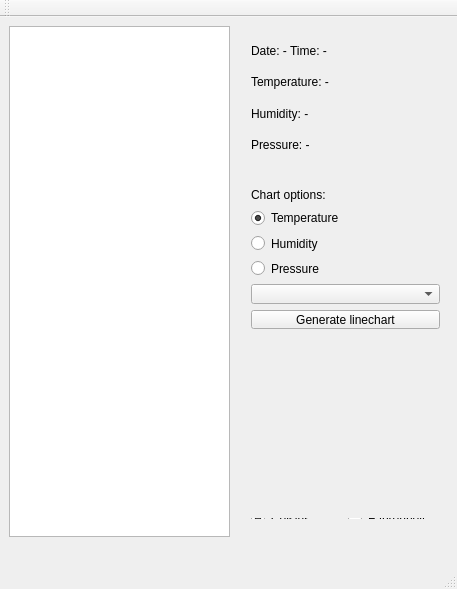
<?xml version="1.0" encoding="UTF-8"?>
<ui version="4.0">
 <class>MainWindow</class>
 <widget class="QMainWindow" name="MainWindow">
  <property name="geometry">
   <rect>
    <x>0</x>
    <y>0</y>
    <width>457</width>
    <height>589</height>
   </rect>
  </property>
  <property name="windowTitle">
   <string>Baulusma weather app</string>
  </property>
  <widget class="QWidget" name="centralWidget">
   <widget class="QTableView" name="tvDatesTimes">
    <property name="geometry">
     <rect>
      <x>9</x>
      <y>9</y>
      <width>221</width>
      <height>511</height>
     </rect>
    </property>
   </widget>
   <widget class="QWidget" name="gridLayoutWidget">
    <property name="geometry">
     <rect>
      <x>240</x>
      <y>10</y>
      <width>211</width>
      <height>141</height>
     </rect>
    </property>
    <layout class="QGridLayout" name="gridMeasurementInfo">
     <item row="3" column="0">
      <widget class="QLabel" name="lblTemperature">
       <property name="text">
        <string>Temperature: -</string>
       </property>
      </widget>
     </item>
     <item row="5" column="0">
      <widget class="QLabel" name="lblPressure">
       <property name="text">
        <string>Pressure: -</string>
       </property>
      </widget>
     </item>
     <item row="2" column="0">
      <widget class="QLabel" name="lblDateTime">
       <property name="text">
        <string>Date: - Time: -</string>
       </property>
      </widget>
     </item>
     <item row="4" column="0">
      <widget class="QLabel" name="lblHumidity">
       <property name="text">
        <string>Humidity: -</string>
       </property>
      </widget>
     </item>
    </layout>
   </widget>
   <widget class="QWidget" name="gridLayoutWidget_2">
    <property name="geometry">
     <rect>
      <x>240</x>
      <y>160</y>
      <width>211</width>
      <height>163</height>
     </rect>
    </property>
    <layout class="QGridLayout" name="chartOptionsGrid">
     <item row="3" column="0">
      <widget class="QRadioButton" name="rbHumidity">
       <property name="text">
        <string>Humidity</string>
       </property>
      </widget>
     </item>
     <item row="4" column="0">
      <widget class="QRadioButton" name="rbPressure">
       <property name="text">
        <string>Pressure</string>
       </property>
      </widget>
     </item>
     <item row="6" column="0">
      <widget class="QPushButton" name="pbGenerateChart">
       <property name="text">
        <string>Generate linechart</string>
       </property>
      </widget>
     </item>
     <item row="5" column="0">
      <widget class="QComboBox" name="cmbDays"/>
     </item>
     <item row="2" column="0">
      <widget class="QRadioButton" name="rbTemperature">
       <property name="text">
        <string>Temperature</string>
       </property>
       <property name="checked">
        <bool>true</bool>
       </property>
      </widget>
     </item>
     <item row="1" column="0">
      <widget class="QLabel" name="lblChartOptions">
       <property name="text">
        <string>Chart options:</string>
       </property>
      </widget>
     </item>
    </layout>
   </widget>
   <widget class="QWidget" name="gridLayoutWidget_3">
    <property name="geometry">
     <rect>
      <x>460</x>
      <y>10</y>
      <width>751</width>
      <height>511</height>
     </rect>
    </property>
    <layout class="QGridLayout" name="chartGrid"/>
   </widget>
   <widget class="QWidget" name="layoutWidget">
    <property name="geometry">
     <rect>
      <x>240</x>
      <y>490</y>
      <width>209</width>
      <height>23</height>
     </rect>
    </property>
    <layout class="QHBoxLayout" name="degreeRadioGrid">
     <item>
      <widget class="QRadioButton" name="rbCelsius">
       <property name="text">
        <string>Celsius</string>
       </property>
       <property name="checked">
        <bool>true</bool>
       </property>
      </widget>
     </item>
     <item>
      <widget class="QRadioButton" name="rbFahrenheit">
       <property name="text">
        <string>Fahrenheit</string>
       </property>
      </widget>
     </item>
    </layout>
   </widget>
  </widget>
  <widget class="QMenuBar" name="menuBar">
   <property name="geometry">
    <rect>
     <x>0</x>
     <y>0</y>
     <width>457</width>
     <height>26</height>
    </rect>
   </property>
  </widget>
  <widget class="QToolBar" name="mainToolBar">
   <attribute name="toolBarArea">
    <enum>TopToolBarArea</enum>
   </attribute>
   <attribute name="toolBarBreak">
    <bool>false</bool>
   </attribute>
  </widget>
  <widget class="QStatusBar" name="statusBar"/>
 </widget>
 <layoutdefault spacing="6" margin="11"/>
 <resources/>
 <connections/>
</ui>
